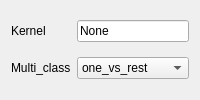
             <widget class="QWidget" name="to_guassianprocess">
              <layout class="QGridLayout" name="gridLayout_24">
               <item row="0" column="1">
                <widget class="QLineEdit" name="lineEdit_clf_gaussianprocess_kernel">
                 <property name="text">
                  <string>None</string>
                 </property>
                </widget>
               </item>
               <item row="1" column="0">
                <widget class="QLabel" name="label_9">
                 <property name="text">
                  <string>Multi_class</string>
                 </property>
                </widget>
               </item>
               <item row="0" column="0">
                <widget class="QLabel" name="label_10">
                 <property name="text">
                  <string>Kernel</string>
                 </property>
                </widget>
               </item>
               <item row="1" column="1">
                <widget class="QComboBox" name="comboBox_clf_gaussianprocess_multiclass">
                 <item>
                  <property name="text">
                   <string>one_vs_rest</string>
                  </property>
                 </item>
                 <item>
                  <property name="text">
                   <string>one_vs_one</string>
                  </property>
                 </item>
                </widget>
               </item>
              </layout>
             </widget>
